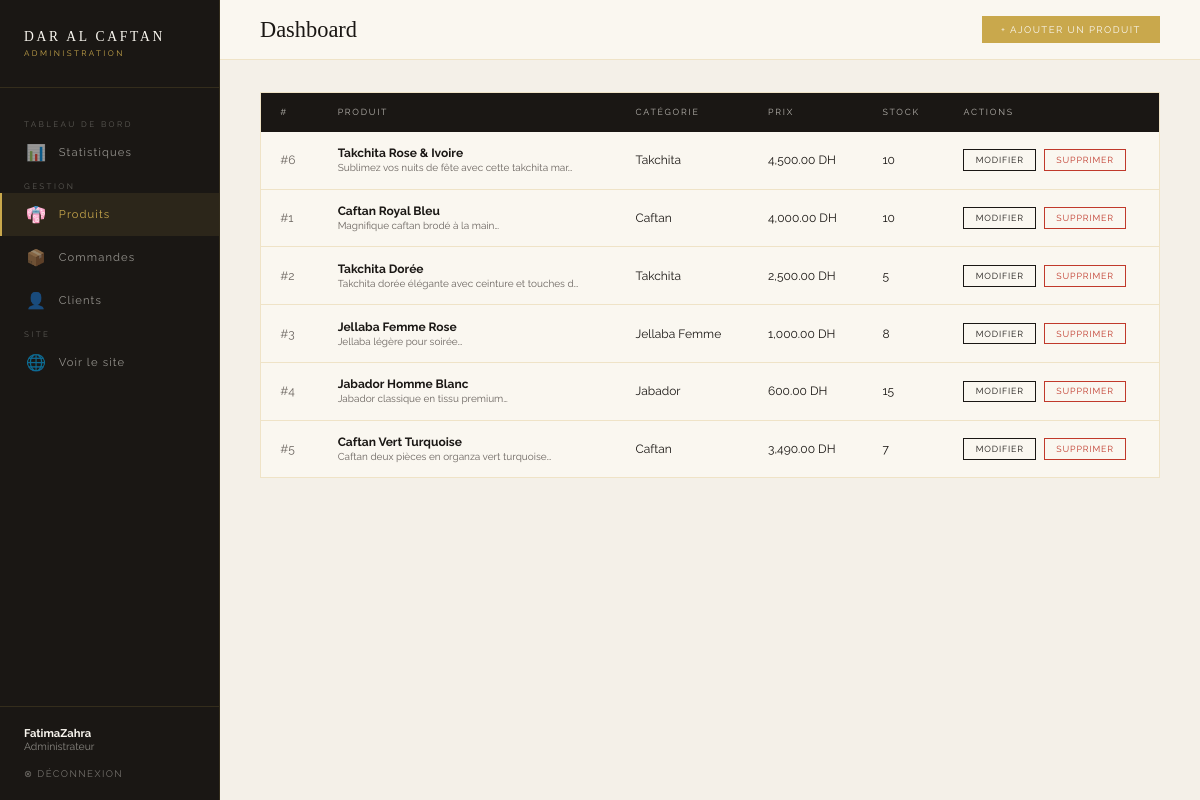
The app's page /views/admin/dashboard.php?section=produits (signed in) with its own data.
### tables this page shows
CREATE TABLE `products` (
  `id` int(11) NOT NULL,
  `name` varchar(255) DEFAULT NULL,
  `description` text DEFAULT NULL,
  `price` decimal(10,2) DEFAULT NULL,
  `image` varchar(255) DEFAULT NULL,
  `category` varchar(100) DEFAULT NULL,
  `stock` int(11) DEFAULT NULL,
  `created_at` timestamp NOT NULL DEFAULT current_timestamp(),
  `occasion` varchar(100) DEFAULT NULL,
  `region` varchar(100) DEFAULT NULL,
  `taille` varchar(100) DEFAULT NULL,
  `couleur` varchar(100) DEFAULT NULL
);

### config/database.php (called while the page is built)
<?php
function getConnection() {
    $host = "localhost";
    $dbname = "estore";
    $username = "root";
    $password = "";
    try {
        $conn = new PDO(
            "mysql:host=$host;dbname=$dbname;charset=utf8",
            $username,
            $password
        );
        $conn->setAttribute(PDO::ATTR_ERRMODE, PDO::ERRMODE_EXCEPTION);
        return $conn;
    } catch(PDOException $e) {
        die("Erreur de connexion : " . $e->getMessage());
    }
}
?>

### models/Product.php (called while the page is built, shortened)
<?php
require_once __DIR__ . '/../config/database.php';
class Product {
    private $conn;
    public function __construct() {
        $this->conn = getConnection();
    }
    public function getTous($search = '', $category = '', $sort = '') {
        $where  = ["1=1"];
        $params = [];
        switch ($sort) {
            default:           $orderBy = 'created_at DESC'; break;
        }
        $sql  = "SELECT * FROM products WHERE " . implode(" AND ", $where) . " ORDER BY $orderBy";
        $stmt = $this->conn->prepare($sql);
        $stmt->execute($params);
        return $stmt->fetchAll(PDO::FETCH_ASSOC);
    }
}
?>

### views/admin/dashboard.php (the view, shortened to what this page needs)
<?php
require_once '../../config/database.php';
require_once '../../models/Product.php';
$section = $_GET['section'] ?? 'stats';
$productModel = new Product();
$userModel    = new User();
$orderModel   = new Order();
$products  = $productModel->getTous();
$stats = [
    'nb_produits'  => $productModel->compter(),
    'nb_clients'   => $userModel->compterClients(),
    'nb_commandes' => $orderModel->compter(),
    'chiffre'      => $orderModel->getChiffreAffaires(),
    'populaires'   => $productModel->getPopulaires(5),
];
?>
<!DOCTYPE html>
<html lang="fr">
<head>
<link rel="stylesheet" href="../../public/css/dashboard.css">
</head>
<body>
<aside class="sidebar">
  <div class="sidebar-brand">
    <span class="sidebar-brand-name">DAR AL CAFTAN</span>
    <span class="sidebar-brand-sub">Administration</span>
  </div>
  <nav class="sidebar-nav">
    <span class="nav-label">Tableau de bord</span>
    <a href="?section=stats"     class="nav-item <?= $section==='stats'?'active':'' ?>">
      <span class="nav-icon">📊</span> Statistiques
    </a>
    <span class="nav-label">Gestion</span>
    <a href="?section=produits"  class="nav-item <?= $section==='produits'?'active':'' ?>">
      <span class="nav-icon">👘</span> Produits
    </a>
    <a href="?section=commandes" class="nav-item <?= $section==='commandes'?'active':'' ?>">
      <span class="nav-icon">📦</span> Commandes
    </a>
    <a href="?section=clients"   class="nav-item <?= $section==='clients'?'active':'' ?>">
      <span class="nav-icon">👤</span> Clients
    </a>
    <span class="nav-label">Site</span>
    <a href="../products/index.php" class="nav-item" target="_blank">
      <span class="nav-icon">🌐</span> Voir le site
    </a>
  </nav>
  <div class="sidebar-footer">
    <p class="admin-info">
      <strong><?= htmlspecialchars($_SESSION['user_name']) ?></strong>
      Administrateur
    </p>
    <a href="../../controllers/AuthController.php?action=logout" class="logout-link">
      ⊗ Déconnexion
    </a>
  </div>
</aside>
<main class="main">
  <div class="topbar">
    <h1 class="topbar-title">
      <?php
        $titles = [
          'stats'     => 'Tableau de <em>bord</em>',
          'produits'  => 'Gestion des <em>produits</em>',
          'commandes' => 'Suivi des <em>commandes</em>',
          'clients'   => 'Gestion des <em>clients</em>',
        ];
        echo $titles[$section] ?? 'Dashboard';
      ?>
    </h1>
    <div class="topbar-actions">
      <?php if ($section === 'produits'): ?>
        <button class="btn-sm btn-gold" onclick="openModal('modal-add')">+ Ajouter un produit</button>
      <?php endif; ?>
    </div>
  </div>
  <div class="content">
    <?php if ($section === 'stats'): ?>
      <div class="stats-grid">
        <div class="stat-card">
          <span class="nav-icon stat-icon">👘</span>
          <span class="stat-label">Total produits</span>
          <div class="stat-value"><?= $stats['nb_produits'] ?></div>
        </div>
        <div class="stat-card">
          <span class="nav-icon stat-icon">👤</span>
          <span class="stat-label">Clients inscrits</span>
          <div class="stat-value"><?= $stats['nb_clients'] ?></div>
        </div>
        <div class="stat-card">
          <span class="nav-icon stat-icon">📦</span>
          <span class="stat-label">Commandes totales</span>
          <div class="stat-value"><?= $stats['nb_commandes'] ?></div>
        </div>
        <div class="stat-card">
          <span class="nav-icon stat-icon">💰</span>
          <span class="stat-label">Chiffre d'affaires</span>
          <div class="stat-value">
            <?= number_format($stats['chiffre'], 0) ?>
            <small>DH</small>
          </div>
        </div>
      </div>
      <h2 class="section-title">Produits les plus <em>commandés</em></h2>
      <div class="table-wrap" style="padding:1.5rem;">
        <?php if (empty($stats['populaires'])): ?>
          <p style="font-size:0.75rem;color:var(--warm-gray);text-align:center;padding:1rem;">
            Aucune commande enregistrée pour le moment.
          </p>
        <?php else: ?>
          <?php
            $maxVente = max(array_column($stats['populaires'], 'total_vendu'));
            foreach ($stats['populaires'] as $pop):
              $pct = $maxVente > 0 ? ($pop['total_vendu'] / $maxVente) * 100 : 0;
          ?>
          <div class="pop-item">
            <span style="min-width:180px;"><?= htmlspecialchars($pop['name']) ?></span>
            <div class="pop-bar-wrap">
              <div class="pop-bar" style="width:<?= $pct ?>%"></div>
            </div>
            <span style="min-width:80px;text-align:right;color:var(--gold);font-weight:500;">
              <?= $pop['total_vendu'] ?> vendus
            </span>
          </div>
          <?php endforeach; ?>
        <?php endif; ?>
      </div>
    <!-- ════════════════════════════════
         SECTION : PRODUITS
    ════════════════════════════════ -->
    <?php elseif ($section === 'produits'): ?>
      <div class="table-wrap">
        <table>
          <thead>
            <tr>
              <th>#</th>
              <th>Produit</th>
              <th>Catégorie</th>
              <th>Prix</th>
              <th>Stock</th>
              <th>Actions</th>
            </tr>
          </thead>
          <tbody>
            <?php if (empty($products)): ?>
              <tr><td colspan="6" style="text-align:center;color:var(--warm-gray);padding:2rem;">
                Aucun produit. Cliquez sur "Ajouter" pour commencer.
              </td></tr>
            <?php else: ?>
              <?php foreach ($products as $p): ?>
              <tr>
                <td style="color:var(--warm-gray);">#<?= $p['id'] ?></td>
                <td>
                  <strong><?= htmlspecialchars($p['name']) ?></strong>
                  <?php if (!empty($p['description'])): ?>
                    <br><small style="color:var(--warm-gray);"><?= mb_substr(htmlspecialchars($p['description']), 0, 50) ?>…</small>
                  <?php endif; ?>
                </td>
                <td><?= htmlspecialchars($p['category']) ?></td>
                <td><?= number_format($p['price'], 2) ?> DH</td>
                <td>
                  <?php if ($p['stock'] <= 0): ?>
                    <span class="badge" style="background:#c0392b;">Rupture</span>
                  <?php elseif ($p['stock'] <= 3): ?>
                    <span class="badge" style="background:#C9A84C;"><?= $p['stock'] ?></span>
                  <?php else: ?>
                    <span><?= $p['stock'] ?></span>
                  <?php endif; ?>
                </td>
                <td>
                  <div class="td-actions">
                    <button class="btn-action btn-edit"
                      onclick="openEdit(<?= htmlspecialchars(json_encode($p)) ?>)">
                      Modifier
                    </button>
                    <a href="../../controllers/ProductController.php?action=supprimer&id=<?= $p['id'] ?>"
                       class="btn-action btn-delete"
                       onclick="return confirm('Supprimer ce produit ?')">
                      Supprimer
                    </a>
                  </div>
                </td>
              </tr>
              <?php endforeach; ?>
            <?php endif; ?>
          </tbody>
        </table>
      </div>
    <?php endif; ?>
  </div>
</main>
</body>
</html>

### public/css/dashboard.css (style rules this page uses)
*, *::before, *::after { margin:0; padding:0; box-sizing:border-box; }
:root { --gold:#C9A84C; --gold-dark:#8B6914; --ivory:#FAF7F0; --charcoal:#1A1714; --warm-gray:#6B6560; --border:rgba(201,168,76,0.25); --bg:#F4F0E8; --sidebar:220px; }
body { font-family:'Raleway',sans-serif; background:var(--bg); color:var(--charcoal); display:flex; min-height:100vh; }
.sidebar { width:var(--sidebar); background:var(--charcoal); display:flex; flex-direction:column; position:fixed; top:0; left:0; height:100vh; border-right:0.5px solid rgba(201,168,76,0.15); z-index:50; }
.sidebar-brand { padding:1.8rem 1.5rem; border-bottom:0.5px solid rgba(201,168,76,0.15); }
.sidebar-brand-name { font-family:'Cinzel',serif; font-size:0.85rem; letter-spacing:0.2em; color:var(--ivory); display:block; }
.sidebar-brand-sub { font-size:0.5rem; letter-spacing:0.3em; text-transform:uppercase; color:var(--gold); margin-top:3px; display:block; }
.sidebar-nav { flex:1; padding:1.5rem 0; }
.nav-label { font-size:0.5rem; letter-spacing:0.3em; text-transform:uppercase; color:rgba(250,247,240,0.3); padding:0.5rem 1.5rem; margin-top:1rem; }
.nav-item { display:flex; align-items:center; gap:0.8rem; padding:0.75rem 1.5rem; font-size:0.7rem; letter-spacing:0.1em; text-decoration:none; color:rgba(250,247,240,0.55); transition:all 0.2s; border-left:2px solid transparent; }
.nav-item.active { color:var(--gold); border-left-color:var(--gold); background:rgba(201,168,76,0.1); }
.nav-icon { font-size:1rem; width:20px; text-align:center; }
.sidebar-footer { padding:1.2rem 1.5rem; border-top:0.5px solid rgba(201,168,76,0.15); }
.admin-info { font-size:0.65rem; color:rgba(250,247,240,0.5); margin-bottom:0.6rem; }
.admin-info strong { color:var(--ivory); display:block; font-size:0.7rem; }
.logout-link { font-size:0.6rem; letter-spacing:0.15em; text-transform:uppercase; color:rgba(250,247,240,0.4); text-decoration:none; transition:color 0.2s; }
.main { margin-left:var(--sidebar); flex:1; min-height:100vh; }
.topbar { background:var(--ivory); border-bottom:0.5px solid var(--border); padding:1rem 2.5rem; display:flex; justify-content:space-between; align-items:center; position:sticky; top:0; z-index:40; }
.topbar-title { font-family:'Cormorant Garamond',serif; font-size:1.4rem; font-weight:300; }
.topbar-actions { display:flex; gap:0.8rem; }
.btn-sm { font-size:0.6rem; letter-spacing:0.15em; text-transform:uppercase; padding:0.5rem 1.2rem; text-decoration:none; transition:all 0.2s; cursor:pointer; font-family:'Raleway',sans-serif; border:none; }
.btn-gold { background:var(--gold); color:var(--ivory); }
.content { padding:2rem 2.5rem; }
.table-wrap { background:var(--ivory); border:0.5px solid var(--border); overflow:hidden; margin-bottom:2rem; }
table { width:100%; border-collapse:collapse; }
thead { background:var(--charcoal); }
thead th { font-size:0.55rem; letter-spacing:0.2em; text-transform:uppercase; color:rgba(250,247,240,0.7); padding:0.9rem 1.2rem; text-align:left; font-weight:400; }
tbody tr { border-bottom:0.5px solid var(--border); transition:background 0.15s; }
tbody tr:last-child { border-bottom:none; }
td { font-size:0.75rem; padding:0.9rem 1.2rem; vertical-align:middle; }
.td-actions { display:flex; gap:0.5rem; flex-wrap:wrap; }
.btn-action { font-size:0.55rem; letter-spacing:0.1em; text-transform:uppercase; padding:0.3rem 0.7rem; text-decoration:none; transition:all 0.15s; cursor:pointer; font-family:'Raleway',sans-serif; border:none; }
.btn-edit { border:0.5px solid var(--charcoal); color:var(--charcoal); background:transparent; }
.btn-delete { border:0.5px solid #c0392b; color:#c0392b; background:transparent; }

### records on screen
products: id "6", name "Takchita Rose & Ivoire", description "Sublimez vos nuits de fête avec cette takchita mar", category "Takchita", price "4,500.00", stock "10"
products: id "1", name "Caftan Royal Bleu", description "Magnifique caftan brodé à la main", category "Caftan", price "4,000.00", stock "10"
products: id "2", name "Takchita Dorée", description "Takchita dorée élégante avec ceinture et touches d", category "Takchita", price "2,500.00", stock "5"
products: id "3", name "Jellaba Femme Rose", description "Jellaba légère pour soirée", category "Jellaba Femme", price "1,000.00", stock "8"
products: id "4", name "Jabador Homme Blanc", description "Jabador classique en tissu premium", category "Jabador", price "600.00", stock "15"
products: id "5", name "Caftan Vert Turquoise", description "Caftan deux pièces en organza vert turquoise", category "Caftan", price "3,490.00", stock "7"

### other values on screen
$_SESSION['user_name'] "FatimaZahra"
$titles[$section] "Dashboard"
